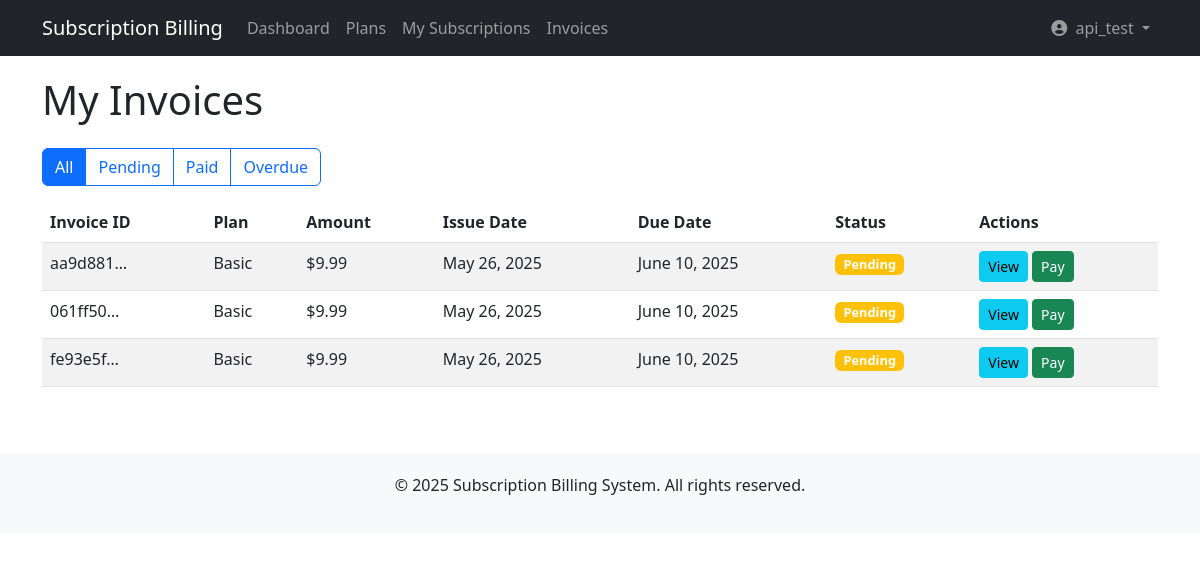
Page /invoices/ (signed in) on the committed database.
### billing/models.py (models this page shows, shortened)
class Invoice(models.Model):
    STATUS_CHOICES = (
        ('pending', 'Pending'),
        ('paid', 'Paid'),
        ('overdue', 'Overdue'),
        ('cancelled', 'Cancelled'),
    )
    uuid = models.UUIDField(default=uuid.uuid4, editable=False, unique=True)
    user = models.ForeignKey(User, on_delete=models.CASCADE, related_name='invoices')
    subscription = models.ForeignKey(Subscription, on_delete=models.CASCADE, related_name='invoices')
    email = models.EmailField(null=True, blank=True, help_text="Email address for invoice notifications")
    amount = models.DecimalField(max_digits=10, decimal_places=2)
    issue_date = models.DateField(default=timezone.now)
    due_date = models.DateField()
    status = models.CharField(max_length=20, choices=STATUS_CHOICES, default='pending')
    created_at = models.DateTimeField(auto_now_add=True)
    updated_at = models.DateTimeField(auto_now=True)

class Subscription(models.Model):
    STATUS_CHOICES = (
        ('active', 'Active'),
        ('cancelled', 'Cancelled'),
        ('expired', 'Expired'),
    )
    user = models.ForeignKey(User, on_delete=models.CASCADE, related_name='subscriptions')
    email = models.EmailField(null=True, blank=True, help_text="Email address for subscription notifications")
    plan = models.ForeignKey(Plan, on_delete=models.CASCADE)
    start_date = models.DateField(default=timezone.now)
    end_date = models.DateField()
    status = models.CharField(max_length=20, choices=STATUS_CHOICES, default='active')
    created_at = models.DateTimeField(auto_now_add=True)
    updated_at = models.DateTimeField(auto_now=True)

class Plan(models.Model):
    PLAN_TYPES = (
        ('basic', 'Basic'),
        ('pro', 'Pro'),
        ('enterprise', 'Enterprise'),
    )
    name = models.CharField(max_length=50, choices=PLAN_TYPES)
    price = models.DecimalField(max_digits=10, decimal_places=2)
    description = models.TextField()

### billing/views.py (the view)
# urls.py: path('invoices/', InvoiceListView.as_view(), name='invoices'),
class InvoiceListView(LoginRequiredMixin, ListView):
    model = Invoice
    template_name = 'billing/invoices.html'
    context_object_name = 'invoices'
    paginate_by = 10
    def get_queryset(self):
        queryset = Invoice.objects.filter(user=self.request.user)
        status = self.request.GET.get('status')
        if status:
            queryset = queryset.filter(status=status)
        return queryset.order_by('-issue_date')
    def get_context_data(self, **kwargs):
        context = super().get_context_data(**kwargs)
        context['status'] = self.request.GET.get('status')
        return context

### billing/templates/billing/invoices.html (shortened to what this page needs)
{% extends 'billing/base.html' %}
{% block content %}
<h1 class="mb-4">My Invoices</h1>
<div class="mb-3">
    <div class="btn-group" role="group">
        <a href="{% url 'invoices' %}" class="btn btn-{% if not status %}primary{% else %}outline-primary{% endif %}">All</a>
        <a href="{% url 'invoices' %}?status=pending" class="btn btn-{% if status == 'pending' %}primary{% else %}outline-primary{% endif %}">Pending</a>
        <a href="{% url 'invoices' %}?status=paid" class="btn btn-{% if status == 'paid' %}primary{% else %}outline-primary{% endif %}">Paid</a>
        <a href="{% url 'invoices' %}?status=overdue" class="btn btn-{% if status == 'overdue' %}primary{% else %}outline-primary{% endif %}">Overdue</a>
    </div>
</div>
{% if invoices %}
    <div class="table-responsive">
        <table class="table table-striped">
            <thead>
                <tr>
                    <th>Invoice ID</th>
                    <th>Plan</th>
                    <th>Amount</th>
                    <th>Issue Date</th>
                    <th>Due Date</th>
                    <th>Status</th>
                    <th>Actions</th>
                </tr>
            </thead>
            <tbody>
                {% for invoice in invoices %}
                <tr>
                    <td>{{ invoice.uuid|truncatechars:8 }}</td>
                    <td>{{ invoice.subscription.plan.get_name_display }}</td>
                    <td>${{ invoice.amount }}</td>
                    <td>{{ invoice.issue_date }}</td>
                    <td>{{ invoice.due_date }}</td>
                    <td>
                        <span class="badge badge-{{ invoice.status }}">{{ invoice.get_status_display }}</span>
                    </td>
                    <td>
                        <a href="{% url 'invoice_detail' invoice.uuid %}" class="btn btn-sm btn-info">View</a>
                        {% if invoice.status == 'pending' or invoice.status == 'overdue' %}
                        <a href="{% url 'pay_invoice' invoice.uuid %}" class="btn btn-sm btn-success">Pay</a>
                        {% endif %}
                    </td>
                </tr>
                {% endfor %}
            </tbody>
        </table>
    </div>
{% endif %}
{% endblock %}

### billing/templates/billing/base.html (shortened to what this page needs)
<!DOCTYPE html>
<html lang="en">
<head>
    <link href="https://cdn.jsdelivr.net/npm/bootstrap@5.3.0/dist/css/bootstrap.min.css" rel="stylesheet">
    <link href="https://cdnjs.cloudflare.com/ajax/libs/font-awesome/6.4.0/css/all.min.css" rel="stylesheet">
</head>
<body>
    <nav class="navbar navbar-expand-lg navbar-dark bg-dark">
        <div class="container">
            <a class="navbar-brand" href="{% url 'dashboard' %}">Subscription Billing</a>
            <div class="collapse navbar-collapse" id="navbarNav">
                <ul class="navbar-nav me-auto">
                    <li class="nav-item">
                        <a class="nav-link" href="{% url 'dashboard' %}">Dashboard</a>
                    </li>
                    <li class="nav-item">
                        <a class="nav-link" href="{% url 'plans' %}">Plans</a>
                    </li>
                    {% if user.is_authenticated %}
                    <li class="nav-item">
                        <a class="nav-link" href="{% url 'subscriptions' %}">My Subscriptions</a>
                    </li>
                    <li class="nav-item">
                        <a class="nav-link" href="{% url 'invoices' %}">Invoices</a>
                    </li>
                    {% endif %}
                </ul>
                <ul class="navbar-nav">
                    {% if user.is_authenticated %}
                    <li class="nav-item dropdown">
                        <a class="nav-link dropdown-toggle" href="#" id="navbarDropdown" role="button" data-bs-toggle="dropdown">
                            <i class="fas fa-user-circle me-1"></i> {{ user.username }}
                        </a>
                    </li>
                    {% endif %}
                </ul>
            </div>
        </div>
    </nav>
    <div class="container">
        {% block content %}{% endblock %}
    </div>
    <footer class="footer">
        <div class="container">
            <p>&copy; {% now "Y" %} Subscription Billing System. All rights reserved.</p>
        </div>
    </footer>
</body>
</html>

### billing/templates/billing/base.html (style rules this page uses)
.navbar { margin-bottom: 20px; }
.footer { margin-top: 50px; padding: 20px 0; background-color: #f8f9fa; text-align: center; }
.badge { font-size: 0.8em; }
.badge-pending { background-color: #ffc107; }

### rows in the picture
Invoice: uuid "aa9d881…", subscription.plan.name "Basic", amount "9.99", issue_date "May 26, 2025", due_date "June 10, 2025", status "Pending", shows "Pay"
Invoice: uuid "061ff50…", subscription.plan.name "Basic", amount "9.99", issue_date "May 26, 2025", due_date "June 10, 2025", status "Pending", shows "Pay"
Invoice: uuid "fe93e5f…", subscription.plan.name "Basic", amount "9.99", issue_date "May 26, 2025", due_date "June 10, 2025", status "Pending", shows "Pay"

### other values in the picture
{{ user.username }} "api_test"
